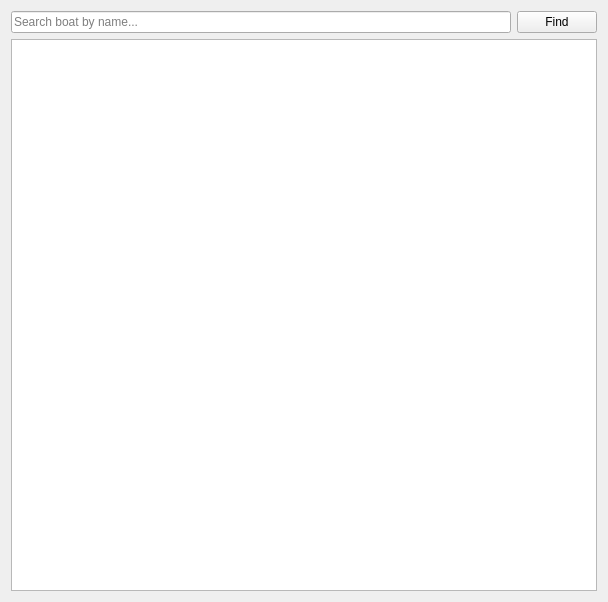
<?xml version="1.0" encoding="UTF-8"?>
<ui version="4.0">
 <class>MainWindow</class>
 <widget class="QMainWindow" name="MainWindow">
  <property name="geometry">
   <rect>
    <x>0</x>
    <y>0</y>
    <width>608</width>
    <height>602</height>
   </rect>
  </property>
  <property name="windowTitle">
   <string>Client</string>
  </property>
  <widget class="QWidget" name="centralWidget">
   <layout class="QGridLayout" name="gridLayout">
    <item row="0" column="0">
     <layout class="QVBoxLayout" name="verticalLayout">
      <item>
       <layout class="QHBoxLayout" name="horizontalLayout">
        <item>
         <widget class="QLineEdit" name="lineEdit">
          <property name="minimumSize">
           <size>
            <width>500</width>
            <height>0</height>
           </size>
          </property>
          <property name="placeholderText">
           <string>Search boat by name...</string>
          </property>
         </widget>
        </item>
        <item>
         <widget class="QPushButton" name="findButton">
          <property name="text">
           <string>Find</string>
          </property>
         </widget>
        </item>
       </layout>
      </item>
      <item>
       <widget class="QListView" name="listView">
        <property name="minimumSize">
         <size>
          <width>0</width>
          <height>200</height>
         </size>
        </property>
       </widget>
      </item>
     </layout>
    </item>
   </layout>
  </widget>
 </widget>
 <layoutdefault spacing="6" margin="11"/>
 <resources/>
 <connections/>
</ui>
